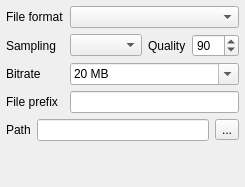
  <widget class="QDockWidget" name="recordingWidget">
   <property name="maximumSize">
    <size>
     <width>524287</width>
     <height>250</height>
    </size>
   </property>
   <property name="windowTitle">
    <string>Recording</string>
   </property>
   <attribute name="dockWidgetArea">
    <number>1</number>
   </attribute>
   <widget class="QWidget" name="dockWidgetContents_2">
    <layout class="QGridLayout" name="gridLayout_3">
     <property name="leftMargin">
      <number>6</number>
     </property>
     <property name="topMargin">
      <number>6</number>
     </property>
     <property name="rightMargin">
      <number>6</number>
     </property>
     <property name="bottomMargin">
      <number>6</number>
     </property>
     <property name="spacing">
      <number>6</number>
     </property>
     <item row="0" column="0">
      <widget class="QLabel" name="label_3">
       <property name="sizePolicy">
        <sizepolicy hsizetype="Fixed" vsizetype="Preferred">
         <horstretch>0</horstretch>
         <verstretch>0</verstretch>
        </sizepolicy>
       </property>
       <property name="text">
        <string>File format</string>
       </property>
      </widget>
     </item>
     <item row="1" column="0">
      <widget class="QLabel" name="label_4">
       <property name="text">
        <string>Sampling</string>
       </property>
      </widget>
     </item>
     <item row="4" column="0" colspan="4">
      <layout class="QHBoxLayout" name="horizontalLayout_4">
       <property name="spacing">
        <number>6</number>
       </property>
       <item>
        <widget class="QLabel" name="label_6">
         <property name="text">
          <string>Path</string>
         </property>
        </widget>
       </item>
       <item>
        <widget class="QLineEdit" name="txtOutPath"/>
       </item>
       <item>
        <widget class="QToolButton" name="btnGetOutPath">
         <property name="text">
          <string>...</string>
         </property>
        </widget>
       </item>
      </layout>
     </item>
     <item row="3" column="0">
      <widget class="QLabel" name="label_7">
       <property name="text">
        <string>File prefix</string>
       </property>
      </widget>
     </item>
     <item row="1" column="3">
      <widget class="QSpinBox" name="spnJpegQty">
       <property name="minimum">
        <number>50</number>
       </property>
       <property name="maximum">
        <number>100</number>
       </property>
       <property name="value">
        <number>90</number>
       </property>
      </widget>
     </item>
     <item row="2" column="0">
      <widget class="QLabel" name="label_17">
       <property name="sizePolicy">
        <sizepolicy hsizetype="Fixed" vsizetype="Preferred">
         <horstretch>0</horstretch>
         <verstretch>0</verstretch>
        </sizepolicy>
       </property>
       <property name="text">
        <string>Bitrate</string>
       </property>
      </widget>
     </item>
     <item row="3" column="1" colspan="3">
      <widget class="QLineEdit" name="txtFilePrefix"/>
     </item>
     <item row="1" column="1">
      <widget class="QComboBox" name="cboSamplingFmt"/>
     </item>
     <item row="5" column="0">
      <spacer name="verticalSpacer_2">
       <property name="orientation">
        <enum>Qt::Vertical</enum>
       </property>
       <property name="sizeHint" stdset="0">
        <size>
         <width>20</width>
         <height>40</height>
        </size>
       </property>
      </spacer>
     </item>
     <item row="0" column="1" colspan="3">
      <widget class="QComboBox" name="cboOutFormat"/>
     </item>
     <item row="1" column="2">
      <widget class="QLabel" name="label_5">
       <property name="sizePolicy">
        <sizepolicy hsizetype="Fixed" vsizetype="Preferred">
         <horstretch>0</horstretch>
         <verstretch>0</verstretch>
        </sizepolicy>
       </property>
       <property name="text">
        <string>Quality</string>
       </property>
      </widget>
     </item>
     <item row="2" column="1" colspan="3">
      <widget class="QComboBox" name="cbBitrate">
       <property name="editable">
        <bool>true</bool>
       </property>
       <property name="currentIndex">
        <number>2</number>
       </property>
       <item>
        <property name="text">
         <string>100 MB</string>
        </property>
       </item>
       <item>
        <property name="text">
         <string>50 MB</string>
        </property>
       </item>
       <item>
        <property name="text">
         <string>20 MB</string>
        </property>
       </item>
       <item>
        <property name="text">
         <string>10 MB</string>
        </property>
       </item>
       <item>
        <property name="text">
         <string>5 MB</string>
        </property>
       </item>
       <item>
        <property name="text">
         <string>1 MB</string>
        </property>
       </item>
      </widget>
     </item>
    </layout>
   </widget>
  </widget>
